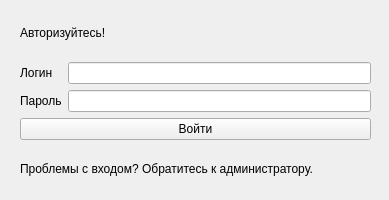
<?xml version="1.0" encoding="UTF-8"?>
<ui version="4.0">
 <class>auth_window</class>
 <widget class="QWidget" name="auth_window">
  <property name="geometry">
   <rect>
    <x>0</x>
    <y>0</y>
    <width>389</width>
    <height>200</height>
   </rect>
  </property>
  <property name="windowTitle">
   <string>Form</string>
  </property>
  <widget class="QWidget" name="layoutWidget">
   <property name="geometry">
    <rect>
     <x>20</x>
     <y>10</y>
     <width>351</width>
     <height>181</height>
    </rect>
   </property>
   <layout class="QVBoxLayout" name="verticalLayout_3">
    <item>
     <widget class="QLabel" name="label_welcome">
      <property name="text">
       <string>Авторизуйтесь!</string>
      </property>
     </widget>
    </item>
    <item>
     <layout class="QFormLayout" name="formLayout">
      <item row="0" column="0">
       <layout class="QVBoxLayout" name="verticalLayout">
        <item>
         <widget class="QLabel" name="label_2">
          <property name="text">
           <string>Логин</string>
          </property>
         </widget>
        </item>
        <item>
         <widget class="QLabel" name="label_3">
          <property name="text">
           <string>Пароль</string>
          </property>
         </widget>
        </item>
       </layout>
      </item>
      <item row="0" column="1">
       <layout class="QVBoxLayout" name="verticalLayout_2">
        <item>
         <widget class="QLineEdit" name="lineEdit"/>
        </item>
        <item>
         <widget class="QLineEdit" name="lineEdit_2"/>
        </item>
       </layout>
      </item>
     </layout>
    </item>
    <item>
     <widget class="QPushButton" name="loginPushButton">
      <property name="text">
       <string>Войти</string>
      </property>
     </widget>
    </item>
    <item>
     <widget class="QLabel" name="label_4">
      <property name="text">
       <string>Проблемы с входом? Обратитесь к администратору.</string>
      </property>
     </widget>
    </item>
   </layout>
  </widget>
 </widget>
 <resources/>
 <connections/>
</ui>
